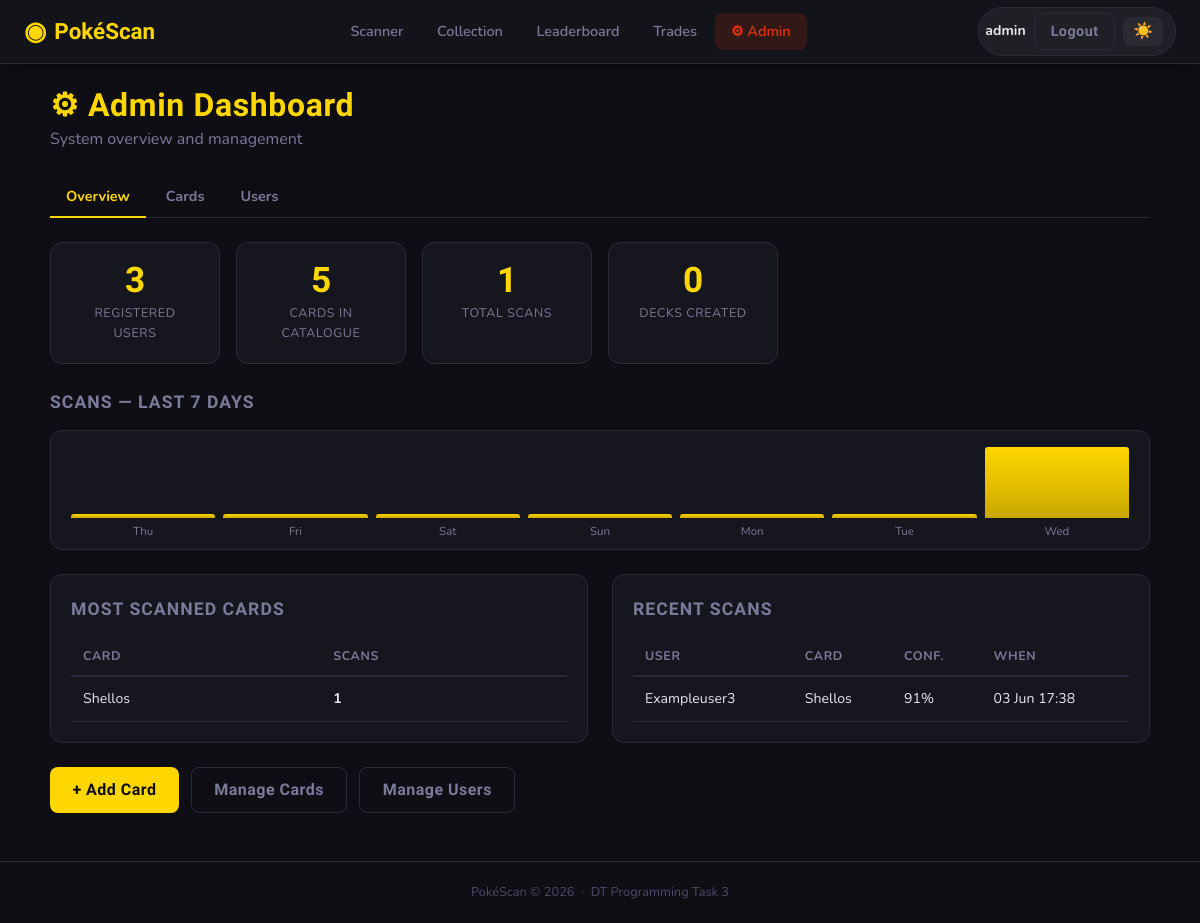
Page /admin/ (signed in) on the earlier database version.
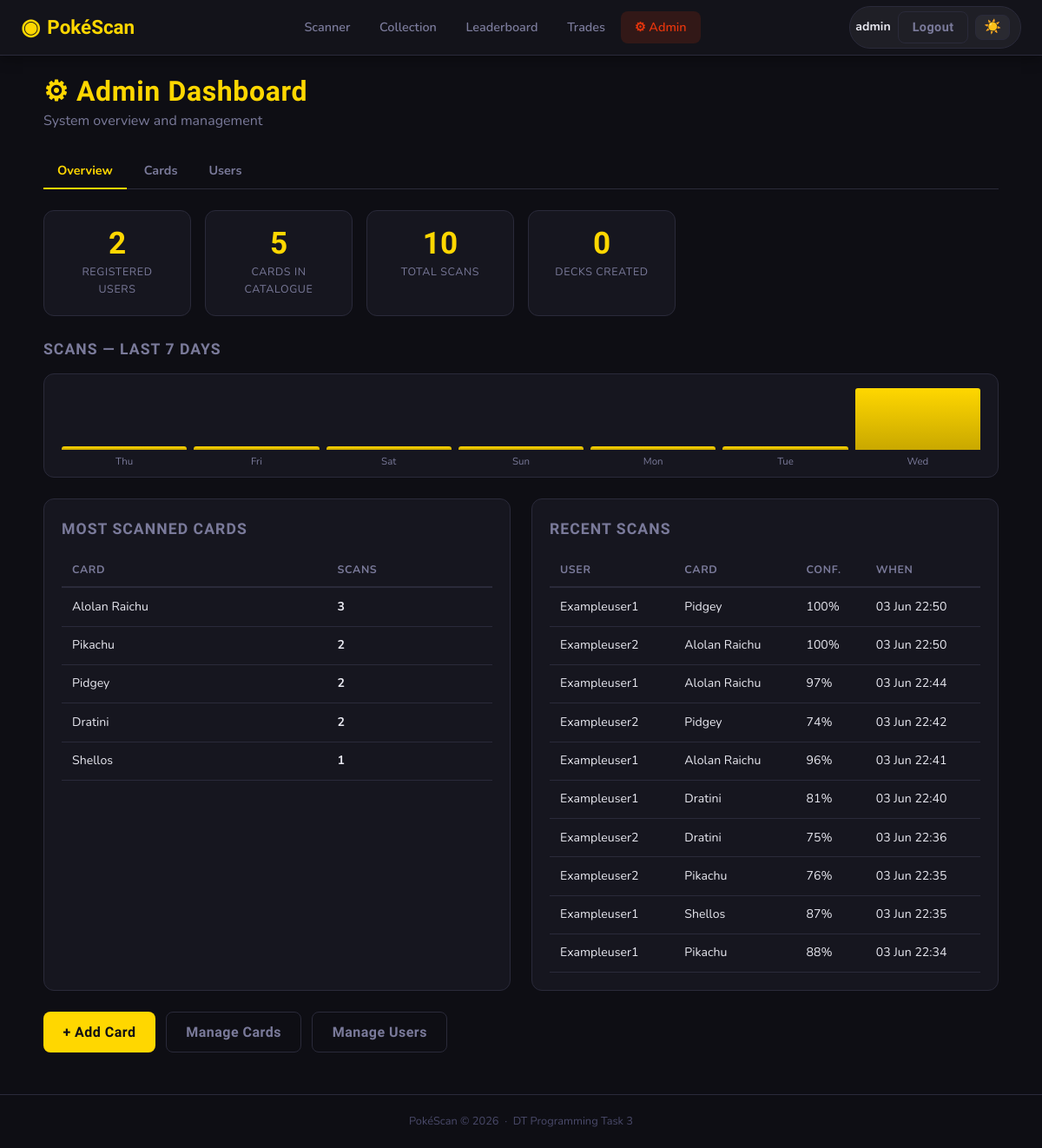
Same page on the later database version.
### app/models.py (models this page shows, shortened)
class Card(db.Model):
    __tablename__ = 'cards'
    id              = db.Column(db.Integer, primary_key=True)
    name            = db.Column(db.String(100), nullable=False)
    set_name        = db.Column(db.String(100), nullable=False)
    set_number      = db.Column(db.String(20))
    rarity          = db.Column(db.String(50))          # e.g. "Rare Holo", "Common"
    card_type       = db.Column(db.String(50))          # e.g. "Pokemon", "Trainer", "Energy"
    hp              = db.Column(db.Integer)
    pokemon_type    = db.Column(db.String(50))          # e.g. "Fire", "Water"
    description     = db.Column(db.Text)
    image_url       = db.Column(db.String(500))         # URL to card image
    market_value    = db.Column(db.Float, default=0.0)  # AUD value
    roboflow_class  = db.Column(db.String(100), unique=True, nullable=False)  # Matches Roboflow label exactly
    added_at        = db.Column(db.DateTime, default=datetime.utcnow)
    scans      = db.relationship('Scan',         backref='card', lazy=True)
    deck_cards = db.relationship('DeckCard',     backref='card', lazy=True, cascade='all, delete-orphan')
    wishlist   = db.relationship('WishlistItem', backref='card', lazy=True, cascade='all, delete-orphan')

class Scan(db.Model):
    __tablename__ = 'scans'
    id          = db.Column(db.Integer, primary_key=True)
    user_id     = db.Column(db.Integer, db.ForeignKey('users.id'), nullable=False)
    card_id     = db.Column(db.Integer, db.ForeignKey('cards.id'), nullable=False)
    confidence  = db.Column(db.Float, nullable=False)
    scanned_at  = db.Column(db.DateTime, default=datetime.utcnow)

class User(UserMixin, db.Model):
    __tablename__ = 'users'
    id         = db.Column(db.Integer, primary_key=True)
    username   = db.Column(db.String(80), unique=True, nullable=False)
    email      = db.Column(db.String(120), unique=True, nullable=False)
    password   = db.Column(db.String(256), nullable=False)
    role       = db.Column(db.String(20), nullable=False, default='user')
    created_at = db.Column(db.DateTime, default=datetime.utcnow)
    scans       = db.relationship('Scan',         backref='user', lazy=True, cascade='all, delete-orphan')
    decks       = db.relationship('Deck',         backref='user', lazy=True, cascade='all, delete-orphan')
    wishlist    = db.relationship('WishlistItem', backref='user', lazy=True, cascade='all, delete-orphan')
    @property
    def is_admin(self):
        return self.role == 'admin'

### app/admin/routes.py (the view)
@admin_bp.route('/')
@admin_required
def dashboard():
    total_users = User.query.filter_by(role='user').count()
    total_cards = Card.query.count()
    total_scans = Scan.query.count()
    total_decks = Deck.query.count()
    popular_cards = db.session.query(
        Card, db.func.count(Scan.id).label('scan_count')
    ).join(Scan).group_by(Card.id)\
     .order_by(db.text('scan_count DESC')).limit(5).all()
    recent_scans = Scan.query.order_by(Scan.scanned_at.desc()).limit(10).all()
    scan_history = []
    for i in range(6, -1, -1):
        day  = datetime.utcnow() - timedelta(days=i)
        day_start = day.replace(hour=0, minute=0, second=0, microsecond=0)
        day_end   = day_start + timedelta(days=1)
        count = Scan.query.filter(
            Scan.scanned_at >= day_start,
            Scan.scanned_at < day_end
        ).count()
        scan_history.append({'date': day.strftime('%a'), 'count': count})
    return render_template('admin/dashboard.html',
                           total_users=total_users,
                           total_cards=total_cards,
                           total_scans=total_scans,
                           total_decks=total_decks,
                           popular_cards=popular_cards,
                           recent_scans=recent_scans,
                           scan_history=scan_history,
                           to_aest=to_aest)

### app/admin/routes.py (called while the page is built)
def to_aest(dt):
    if dt is None:
        return dt
    return dt + timedelta(hours=10)

def admin_required(f):
    @wraps(f)
    def decorated(*args, **kwargs):
        if not current_user.is_authenticated or not current_user.is_admin:
            flash('Admin access required.', 'danger')
            return redirect(url_for('scanner.home'))
        return f(*args, **kwargs)
    return login_required(decorated)

### app/templates/admin/dashboard.html (shortened to what this page needs)
{% extends "base.html" %}
{% block content %}
<div class="page-container">
    <div class="page-header">
        <div>
            <h1 class="page-title">⚙ Admin Dashboard</h1>
            <p class="page-subtitle">System overview and management</p>
        </div>
    </div>
    <div class="sub-nav">
        <a href="{{ url_for('admin.dashboard') }}"    class="sub-link active">Overview</a>
        <a href="{{ url_for('admin.manage_cards') }}" class="sub-link">Cards</a>
        <a href="{{ url_for('admin.manage_users') }}" class="sub-link">Users</a>
    </div>
    <div class="admin-stats">
        <div class="admin-stat">
            <span class="admin-stat-val">{{ total_users }}</span>
            <span class="admin-stat-lbl">Registered Users</span>
        </div>
        <div class="admin-stat">
            <span class="admin-stat-val">{{ total_cards }}</span>
            <span class="admin-stat-lbl">Cards in Catalogue</span>
        </div>
        <div class="admin-stat">
            <span class="admin-stat-val">{{ total_scans }}</span>
            <span class="admin-stat-lbl">Total Scans</span>
        </div>
        <div class="admin-stat">
            <span class="admin-stat-val">{{ total_decks }}</span>
            <span class="admin-stat-lbl">Decks Created</span>
        </div>
    </div>
    <div class="chart-section">
        <h2 class="section-title">Scans — Last 7 Days</h2>
        <div class="bar-chart">
            {% set max_count = scan_history|map(attribute='count')|max %}
            {% for day in scan_history %}
            <div class="bar-col">
                <div class="bar-wrap">
                    <div class="bar-fill"
                         style="height: {{ (day.count / [max_count, 1]|max * 100)|int }}%"
                         title="{{ day.count }} scans"></div>
                </div>
                <span class="bar-label">{{ day.date }}</span>
            </div>
            {% endfor %}
        </div>
    </div>
    <div class="admin-grid">
        <div class="admin-panel">
            <h2 class="section-title">Most Scanned Cards</h2>
            {% if popular_cards %}
            <table class="admin-table">
                <thead><tr><th>Card</th><th>Scans</th></tr></thead>
                <tbody>
                {% for card, count in popular_cards %}
                <tr>
                    <td>{{ card.name }}</td>
                    <td><strong>{{ count }}</strong></td>
                </tr>
                {% endfor %}
                </tbody>
            </table>
            {% else %}
            <p class="empty-small">No scans yet.</p>
            {% endif %}
        </div>
        <div class="admin-panel">
            <h2 class="section-title">Recent Scans</h2>
            {% if recent_scans %}
            <table class="admin-table">
                <thead><tr><th>User</th><th>Card</th><th>Conf.</th><th>When</th></tr></thead>
                <tbody>
                {% for scan in recent_scans %}
                <tr>
                    <td>{{ scan.user.username }}</td>
                    <td>{{ scan.card.name }}</td>
                    <td>{{ (scan.confidence * 100)|int }}%</td>
                    <td>{{ to_aest(scan.scanned_at).strftime('%d %b %H:%M') }}</td>
                </tr>
                {% endfor %}
                </tbody>
            </table>
            {% else %}
            <p class="empty-small">No scans yet.</p>
            {% endif %}
        </div>
    </div>
    <div class="admin-actions">
        <a href="{{ url_for('admin.add_card') }}"     class="btn btn-primary">+ Add Card</a>
        <a href="{{ url_for('admin.manage_cards') }}" class="btn btn-ghost">Manage Cards</a>
        <a href="{{ url_for('admin.manage_users') }}" class="btn btn-ghost">Manage Users</a>
    </div>
</div>
{% endblock %}

Differences in the rows shown:
now on this page (row edited): Card: name "Alolan Raichu", count "3"
now on this page (row edited): Card: name "Pikachu", count "2"
now on this page (row edited): Card: name "Pidgey", count "2"
now on this page (row edited): Card: name "Dratini", id "2"
added Scan: user.username "Exampleuser1", card.name "Pidgey", (scan.confidence*100)|int "100", scanned_at "03 Jun 22:50"
added Scan: user.username "Exampleuser2", card.name "Alolan Raichu", (scan.confidence*100)|int "100", scanned_at "03 Jun 22:50"
added Scan: user.username "Exampleuser1", card.name "Alolan Raichu", (scan.confidence*100)|int "97", scanned_at "03 Jun 22:44"
added Scan: user.username "Exampleuser2", card.name "Pidgey", (scan.confidence*100)|int "74", scanned_at "03 Jun 22:42"
added Scan: user.username "Exampleuser1", card.name "Alolan Raichu", (scan.confidence*100)|int "96", scanned_at "03 Jun 22:41"
added Scan: user.username "Exampleuser1", card.name "Dratini", (scan.confidence*100)|int "81", scanned_at "03 Jun 22:40"
added Scan: user.username "Exampleuser2", card.name "Dratini", (scan.confidence*100)|int "75", scanned_at "03 Jun 22:36"
added Scan: user.username "Exampleuser2", card.name "Pikachu", (scan.confidence*100)|int "76", scanned_at "03 Jun 22:35"
added Scan: user.username "Exampleuser1", card.name "Shellos", (scan.confidence*100)|int "87", scanned_at "03 Jun 22:35"
changed Scan: user.username "Exampleuser3" → "Exampleuser1"; card.name "Shellos" → "Pikachu"; (scan.confidence*100)|int "91" → "88"; scanned_at "03 Jun 17:38" → "03 Jun 22:34"
Other differences:
{{ total_users }}: "3" → "2"
{{ total_scans }}: "1" → "10"
